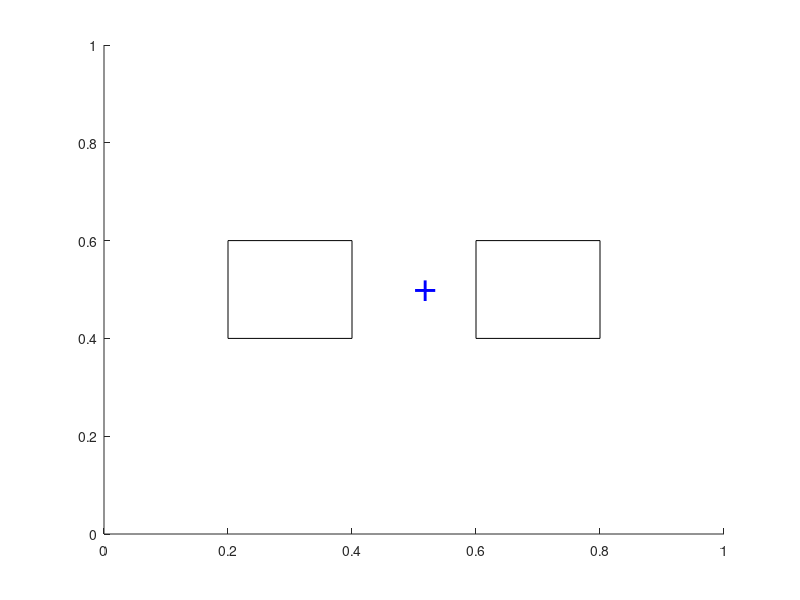

Write MATLAB code to recreate this figure.

% Define experimental conditions
validTrialCnt = 0; 
invalidTrialCnt = 0;
delay1 = 100; % Change to milliseconds
delay2 = 300; % Change to milliseconds

% User input
% "Fixate on the center of the screen. Do not break fixation for the 
% duration of the trial"
% "As soon as you see the target location, press a key"

% Create figure for experiment
fig = figure; 

% Draw Rectangle
xlim([0 1]) %Set the range of values on the x-axis to (0 to 1)
ylim([0 1]) %Set the range of values on the y-axis to (0 to 1)

%Create a rectangle at:
% x-position 0.2
% y-position 0.4 with an 
% x-width of 0.5 and
% y-height of 0.2
target1 = rectangle('Position', [0.2 0.4 0.2 0.2]) 

%Create a rectangle at:
% x-position 0.2
% y-position 0.6 with an 
% x-width of 0.5 and
% y-height of 0.2
target2 = rectangle('Position', [0.6 0.4 0.2 0.2]) 

% Plus in middle of screen
fixate = text(.5, .5, '+');
set(fixate, 'color', 'b','fontsize', 30);
set(fixate, 'LineWidth', 0.1);
%plot(.5,.5,'b.','MarkerSize',5)


